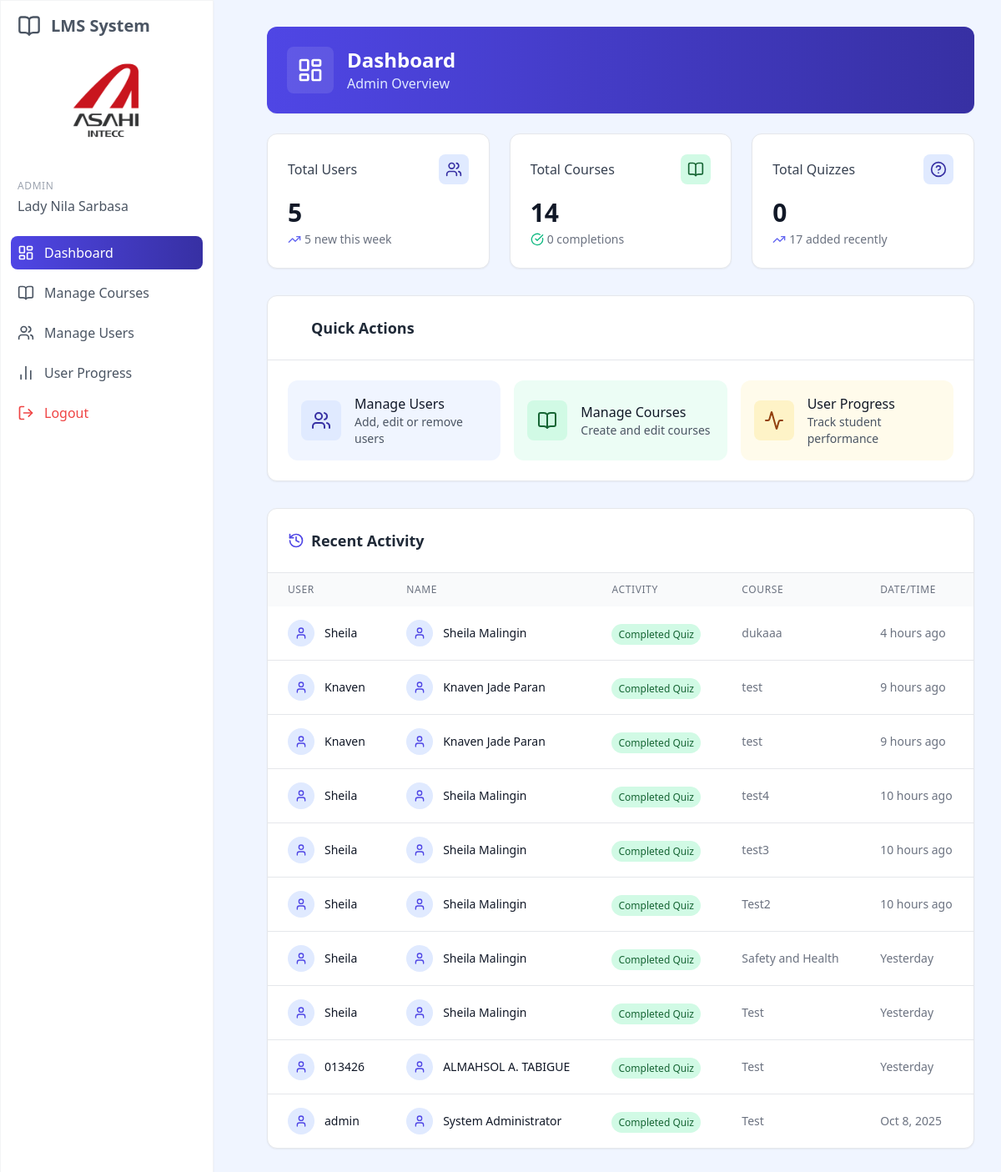
Page /dashboard.php (signed in) on the committed database.
### tables this page shows
CREATE TABLE `user_progress` (
  `id` int(11) NOT NULL,
  `user_id` int(11) DEFAULT NULL,
  `course_id` int(11) DEFAULT NULL,
  `score` int(11) DEFAULT 0,
  `total_score` int(100) NOT NULL,
  `completed` tinyint(1) DEFAULT 0,
  `user_answers` text DEFAULT NULL,
  `progress_percentage` float DEFAULT 0,
  `is_correct` tinyint(1) DEFAULT 0,
  `created_at` timestamp NULL DEFAULT current_timestamp(),
  `updated_at` timestamp NULL DEFAULT current_timestamp() ON UPDATE current_timestamp(),
  `removed` tinyint(1) NOT NULL DEFAULT 0
);

CREATE TABLE `users` (
  `id` int(11) NOT NULL,
  `username` varchar(50) NOT NULL,
  `full_name` varchar(100) NOT NULL,
  `password` varchar(255) NOT NULL,
  `email` varchar(100) NOT NULL,
  `role` enum('admin','user','super_admin') DEFAULT 'user',
  `department` tinyint(11) UNSIGNED DEFAULT NULL,
  `division` tinyint(11) UNSIGNED DEFAULT NULL,
  `position` tinyint(11) UNSIGNED DEFAULT NULL,
  `section` tinyint(11) UNSIGNED DEFAULT NULL,
  `company_group` tinyint(11) UNSIGNED DEFAULT NULL,
  `created_at` timestamp NULL DEFAULT current_timestamp(),
  `updated_at` timestamp NULL DEFAULT current_timestamp() ON UPDATE current_timestamp(),
  `active` tinyint(1) NOT NULL DEFAULT 0
);

CREATE TABLE `courses` (
  `id` int(11) NOT NULL,
  `title` varchar(100) NOT NULL,
  `description` text DEFAULT NULL,
  `department` int(10) DEFAULT NULL,
  `division` int(10) DEFAULT NULL,
  `section` int(10) DEFAULT NULL,
  `company_group` tinyint(11) DEFAULT NULL,
  `position` tinyint(11) DEFAULT NULL,
  `group_id` int(11) DEFAULT NULL,
  `created_by` int(11) DEFAULT NULL,
  `has_video` int(11) DEFAULT 0,
  `created_at` timestamp NULL DEFAULT current_timestamp(),
  `updated_at` timestamp NULL DEFAULT current_timestamp() ON UPDATE current_timestamp(),
  `is_final` tinyint(1) NOT NULL DEFAULT 0,
  `removed` tinyint(1) NOT NULL DEFAULT 0
);

### web/dashboard.php (the view, shortened to what this page needs)
<?php
require_once '../config.php';
$is_admin = ($_SESSION['role'] === 'admin' || $_SESSION['role'] === 'super_admin');
if ($is_admin) {
    $result = $conn->query("SELECT COUNT(*) as count FROM users WHERE role = 'user'");
    $users_count = $result->fetch_assoc()['count'];
    $result = $conn->query("SELECT COUNT(*) as count FROM courses WHERE removed = 0");
    $courses_count = $result->fetch_assoc()['count'];
    $student_count = $users_count;
    $result = $conn->query("SELECT COUNT(*) as count FROM quizzes");
    $quizzes_count = $result->fetch_assoc()['count'];
    $result = $conn->query("SELECT COUNT(*) as count FROM questions");
    $questions_count = $result->fetch_assoc()['count'];
    $result = $conn->query("SELECT COUNT(*) as count FROM user_progress WHERE score = 100");
    $course_completions = $result->fetch_assoc()['count'];
    $activity_query = "
        SELECT
            u.username,
            u.full_name,
            'quiz_completed' AS activity_type,
            c.title AS course_title,
            up.updated_at AS timestamp
        FROM user_progress up
        JOIN users u ON u.id = up.user_id
        JOIN courses c ON c.id = up.course_id
        WHERE up.completed = 1 AND up.removed = 0
        ORDER BY up.updated_at DESC
        LIMIT 10;
    ";
    $recent_activity = $conn->query($activity_query);
}
include 'includes/header.php';
?>
<div class="p-8 sm:ml-72">
    <div class="container mx-auto">
        <div class="bg-gradient-to-r from-blue-600 to-blue-800 rounded-xl p-6 mb-6 shadow-sm">
            <div class="flex items-center">
                <div class="bg-white/10 p-3 rounded-lg mr-4">
                    <i data-lucide="layout-dashboard" class="h-8 w-8 text-white"></i>
                </div>
                <div>
                    <h1 class="text-2xl font-bold text-white">Dashboard</h1>
                    <p class="text-blue-100"><?php echo $is_admin ? 'Admin Overview' : 'Student Overview'; ?></p>
                </div>
            </div>
        </div>
        <?php if ($is_admin): ?>
        <div class="grid grid-cols-1 md:grid-cols-2 lg:grid-cols-3 gap-6 mb-8">
            <div class="bg-white rounded-xl shadow-sm p-6 border border-gray-200 hover:shadow-md transition-all duration-300">
                <div class="flex items-center justify-between mb-4">
                    <h3 class="text-gray-700 font-medium">Total Users</h3>
                    <div class="bg-blue-100 text-blue-800 p-2 rounded-lg">
                        <i data-lucide="users" class="w-5 h-5"></i>
                    </div>
                </div>
                <div class="text-3xl font-bold text-gray-900 mb-1"><?php echo $users_count; ?></div>
                <div class="text-sm text-gray-500 flex items-center">
                    <i data-lucide="trending-up" class="w-4 h-4 mr-1 text-blue-500"></i>
                    <span><?php echo $student_count; ?> new this week</span>
                </div>
            </div>
            <div class="bg-white rounded-xl shadow-sm p-6 border border-gray-200 hover:shadow-md transition-all duration-300">
                <div class="flex items-center justify-between mb-4">
                    <h3 class="text-gray-700 font-medium">Total Courses</h3>
                    <div class="bg-green-100 text-green-800 p-2 rounded-lg">
                        <i data-lucide="book-open" class="w-5 h-5"></i>
                    </div>
                </div>
                <div class="text-3xl font-bold text-gray-900 mb-1"><?php echo $courses_count; ?></div>
                <div class="text-sm text-gray-500 flex items-center">
                    <i data-lucide="check-circle" class="w-4 h-4 mr-1 text-green-500"></i>
                    <span><?php echo $course_completions; ?> completions</span>
                </div>
            </div>
            <div class="bg-white rounded-xl shadow-sm p-6 border border-gray-200 hover:shadow-md transition-all duration-300">
                <div class="flex items-center justify-between mb-4">
                    <h3 class="text-gray-700 font-medium">Total Quizzes</h3>
                    <div class="bg-blue-100 text-blue-800 p-2 rounded-lg">
                        <i data-lucide="help-circle" class="w-5 h-5"></i>
                    </div>
                </div>
                <div class="text-3xl font-bold text-gray-900 mb-1"><?php echo $quizzes_count; ?></div>
                <div class="text-sm text-gray-500 flex items-center">
                    <i data-lucide="trending-up" class="w-4 h-4 mr-1 text-blue-500"></i>
                    <span><?php echo $questions_count; ?> added recently</span>
                </div>
            </div>
        </div>
        <div class="bg-white rounded-xl shadow-sm border border-gray-200 overflow-hidden mb-8">
            <div class="p-6 border-b border-gray-200">
                <h2 class="text-lg font-semibold text-gray-800 flex items-center">
                    <i data-lucide="lightning-bolt" class="w-5 h-5 text-blue-600 mr-2"></i>
                    Quick Actions
                </h2>
            </div>
            <div class="p-6 grid grid-cols-1 md:grid-cols-3 gap-4">
                <a href="manage_users.php" class="bg-blue-50 hover:bg-blue-100 p-4 rounded-xl flex items-center transition-colors">
                    <div class="bg-blue-100 text-blue-800 p-3 rounded-lg mr-4">
                        <i data-lucide="users" class="w-6 h-6"></i>
                    </div>
                    <div>
                        <h3 class="font-medium text-gray-900">Manage Users</h3>
                        <p class="text-sm text-gray-600">Add, edit or remove users</p>
                    </div>
                </a>
                <a href="manage_courses.php" class="bg-green-50 hover:bg-green-100 p-4 rounded-xl flex items-center transition-colors">
                    <div class="bg-green-100 text-green-800 p-3 rounded-lg mr-4">
                        <i data-lucide="book-open" class="w-6 h-6"></i>
                    </div>
                    <div>
                        <h3 class="font-medium text-gray-900">Manage Courses</h3>
                        <p class="text-sm text-gray-600">Create and edit courses</p>
                    </div>
                </a>
                <a href="admin_user_progress.php" class="bg-amber-50 hover:bg-amber-100 p-4 rounded-xl flex items-center transition-colors">
                    <div class="bg-amber-100 text-amber-800 p-3 rounded-lg mr-4">
                        <i data-lucide="activity" class="w-6 h-6"></i>
                    </div>
                    <div>
                        <h3 class="font-medium text-gray-900">User Progress</h3>
                        <p class="text-sm text-gray-600">Track student performance</p>
                    </div>
                </a>
            </div>
        </div>
        <div class="bg-white rounded-xl shadow-sm border border-gray-200 overflow-hidden">
            <div class="p-6 border-b border-gray-200">
                <h2 class="text-lg font-semibold text-gray-800 flex items-center">
                    <i data-lucide="history" class="w-5 h-5 text-blue-600 mr-2"></i>
                    Recent Activity
                </h2>
            </div>
            <div class="overflow-x-auto">
                <table class="w-full">
                    <thead>
                        <tr class="bg-gray-50">
                            <th class="px-6 py-3 text-left text-xs font-medium text-gray-500 uppercase tracking-wider">User</th>
                            <th class="px-6 py-3 text-left text-xs font-medium text-gray-500 uppercase tracking-wider">Name</th>
                            <th class="px-6 py-3 text-left text-xs font-medium text-gray-500 uppercase tracking-wider">Activity</th>
                            <th class="px-6 py-3 text-left text-xs font-medium text-gray-500 uppercase tracking-wider">Course</th>
                            <th class="px-6 py-3 text-left text-xs font-medium text-gray-500 uppercase tracking-wider">Date/Time</th>
                        </tr>
                    </thead>
                    <tbody class="divide-y divide-gray-200">
                        <?php if ($recent_activity->num_rows === 0): ?>
                        <tr>
                            <td colspan="5" class="px-6 py-12 text-center">
                                <div class="flex flex-col items-center justify-center text-gray-500">
                                    <i data-lucide="activity-square" class="h-12 w-12 text-gray-300 mb-4"></i>
                                    <h3 class="text-lg font-medium text-gray-900 mb-1">No recent activity</h3>
                                    <p class="text-gray-500">Student activity will appear here</p>
                                </div>
                            </td>
                        </tr>
                        <?php else: ?>
                            <?php while ($activity = $recent_activity->fetch_assoc()): ?>
                            <tr class="hover:bg-blue-50/50 transition-colors">
                                <td class="px-6 py-4 whitespace-nowrap">
                                    <div class="flex items-center">
                                        <div class="w-8 h-8 flex-shrink-0 bg-blue-100 rounded-full flex items-center justify-center mr-3">
                                            <i data-lucide="user" class="w-4 h-4 text-blue-600"></i>
                                        </div>
                                        <div class="text-sm font-medium text-gray-900">
                                            <?php echo htmlspecialchars($activity['username']); ?>
                                        </div>
                                    </div>
                                </td>
                                <td class="px-6 py-4 whitespace-nowrap">
                                    <div class="flex items-center">
                                        <div class="w-8 h-8 flex-shrink-0 bg-blue-100 rounded-full flex items-center justify-center mr-3">
                                            <i data-lucide="user" class="w-4 h-4 text-blue-600"></i>
                                        </div>
                                        <div class="text-sm font-medium text-gray-900">
                                            <?php echo htmlspecialchars($activity['full_name']); ?>
                                        </div>
                                    </div>
                                </td>
                                <td class="px-6 py-4 whitespace-nowrap">
                                    <span class="px-2 py-1 text-xs font-medium rounded-full
                                        <?php
                                        if ($activity['activity_type'] === 'quiz_completed') {
                                            echo 'bg-green-100 text-green-800';
                                        } elseif ($activity['activity_type'] === 'course_started') {
                                            echo 'bg-blue-100 text-blue-800';
                                        } elseif ($activity['activity_type'] === 'course_completed') {
                                            echo 'bg-blue-100 text-blue-800';
                                        } else {
                                            echo 'bg-gray-100 text-gray-800';
                                        }
                                        ?>">
                                        <?php
                                        if ($activity['activity_type'] === 'quiz_completed') {
                                            echo 'Completed Quiz';
                                        } elseif ($activity['activity_type'] === 'course_started') {
                                            echo 'Started Course';
                                        } elseif ($activity['activity_type'] === 'course_completed') {
                                            echo 'Completed Course';
                                        } else {
                                            echo htmlspecialchars($activity['activity_type']);
                                        }
                                        ?>
                                    </span>
                                </td>
                                <td class="px-6 py-4 whitespace-nowrap text-sm text-gray-500">
                                    <?php echo htmlspecialchars($activity['course_title']); ?>
                                </td>
                                <td class="px-6 py-4 whitespace-nowrap text-sm text-gray-500">
                                    <?php
                                        $activity_date = new DateTime($activity['timestamp']);
                                        $now = new DateTime();
                                        $interval = $activity_date->diff($now);
                                        if ($interval->d == 0) {
                                            if ($interval->h == 0) {
                                                if ($interval->i == 0) {
                                                    echo "Just now";
                                                } else {
                                                    echo $interval->i . " min ago";
                                                }
                                            } else {
                                                echo $interval->h . " hours ago";
                                            }
                                        } else if ($interval->d == 1) {
                                            echo "Yesterday";
                                        } else {
                                            echo $activity_date->format('M j, Y');
                                        }
                                    ?>
                                </td>
                            </tr>
                            <?php endwhile; ?>
                        <?php endif; ?>
                    </tbody>
                </table>
            </div>
        </div>
        <?php endif; ?>
    </div>
</div>
</body>
</html>

### rows in the picture
user_progress: user.username "Sheila", user.full_name "Sheila Malingin", course.title "dukaaa", updated_at "4"
user_progress: user.username "Knaven", user.full_name "Knaven Jade Paran", course.title "test", updated_at "9"
user_progress: user.username "Knaven", user.full_name "Knaven Jade Paran", course.title "test", updated_at "9"
user_progress: user.username "Sheila", user.full_name "Sheila Malingin", course.title "test4", updated_at "10"
user_progress: user.username "Sheila", user.full_name "Sheila Malingin", course.title "test3", updated_at "10"
user_progress: user.username "Sheila", user.full_name "Sheila Malingin", course.title "Test2", updated_at "10"
user_progress: user.username "Sheila", user.full_name "Sheila Malingin", course.title "Safety and Health", shows "Yesterday"
user_progress: user.username "Sheila", user.full_name "Sheila Malingin", course.title "Test", shows "Yesterday"
user_progress: user.username "013426", user.full_name "ALMAHSOL A. TABIGUE", course.title "Test", shows "Yesterday"
user_progress: user.username "admin", user.full_name "System Administrator", course.title "Test", updated_at "Oct 8, 2025"

### other values in the picture
$_SESSION['full_name'] "Lady Nila Sarbasa"
$users_count "5"
$student_count "5"
$courses_count "14"
$course_completions "0"
$quizzes_count "0"
$questions_count "17"
